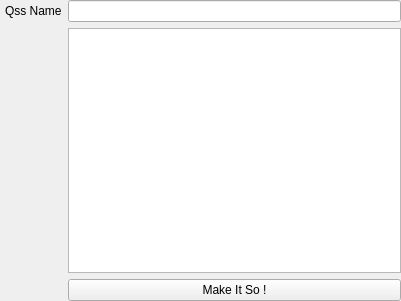
<?xml version="1.0" encoding="UTF-8"?>
<ui version="4.0">
 <class>QssMakerWindow</class>
 <widget class="QWidget" name="QssMakerWindow">
  <property name="geometry">
   <rect>
    <x>0</x>
    <y>0</y>
    <width>401</width>
    <height>301</height>
   </rect>
  </property>
  <property name="windowTitle">
   <string>QssMakerWindow</string>
  </property>
  <property name="accessibleName">
   <string/>
  </property>
  <widget class="QWidget" name="gridLayoutWidget">
   <property name="geometry">
    <rect>
     <x>0</x>
     <y>0</y>
     <width>401</width>
     <height>301</height>
    </rect>
   </property>
   <layout class="QGridLayout" name="gridLayout">
    <property name="sizeConstraint">
     <enum>QLayout::SetMaximumSize</enum>
    </property>
    <property name="leftMargin">
     <number>5</number>
    </property>
    <item row="1" column="1">
     <widget class="QTextEdit" name="Qss">
      <property name="enabled">
       <bool>true</bool>
      </property>
     </widget>
    </item>
    <item row="0" column="0">
     <widget class="QLabel" name="QssName">
      <property name="text">
       <string>Qss Name</string>
      </property>
     </widget>
    </item>
    <item row="0" column="1">
     <widget class="QLineEdit" name="QssNameEdit"/>
    </item>
    <item row="2" column="1">
     <widget class="QPushButton" name="pushButton">
      <property name="text">
       <string>Make It So !</string>
      </property>
     </widget>
    </item>
   </layout>
  </widget>
 </widget>
 <resources/>
 <connections/>
</ui>
